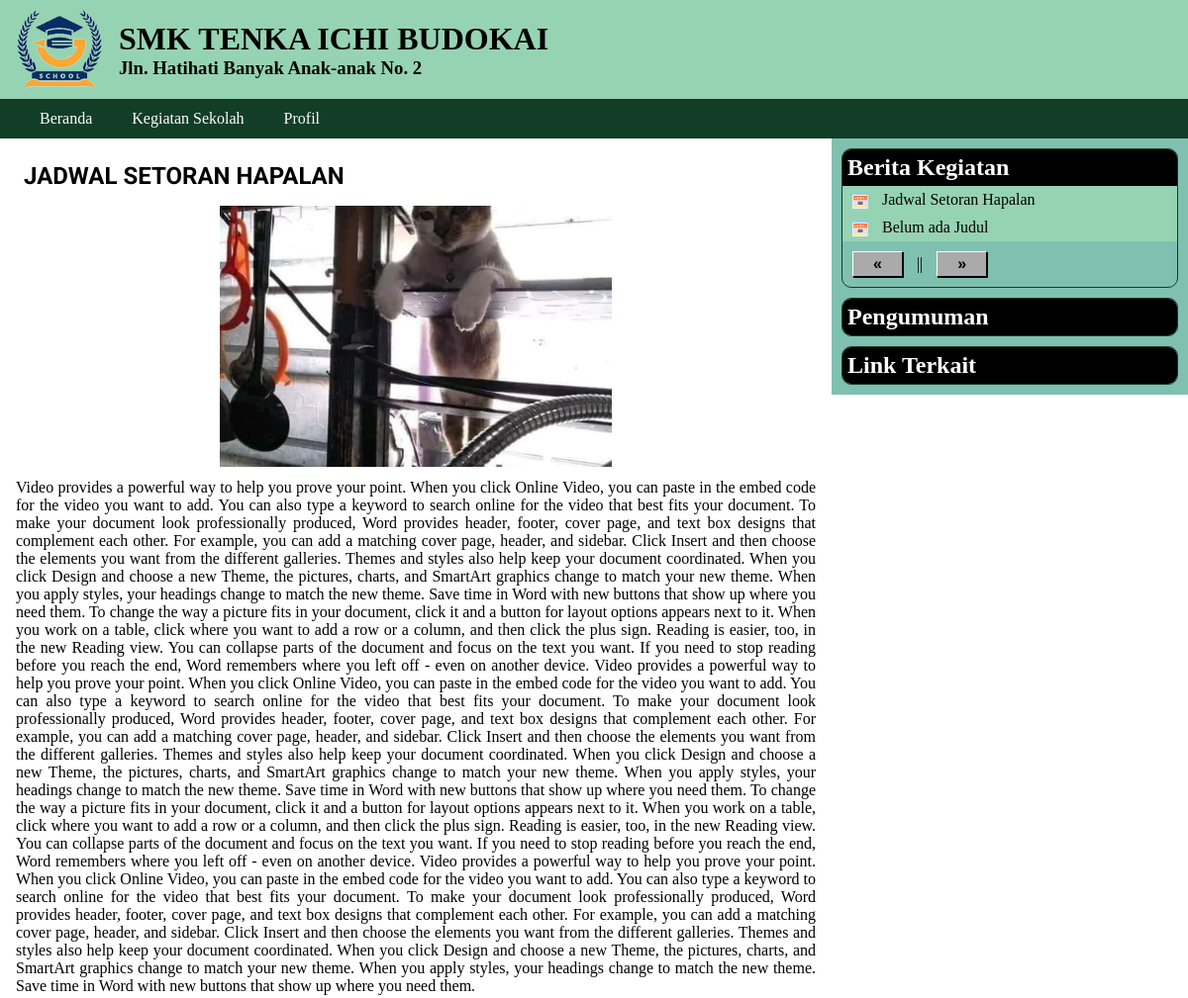
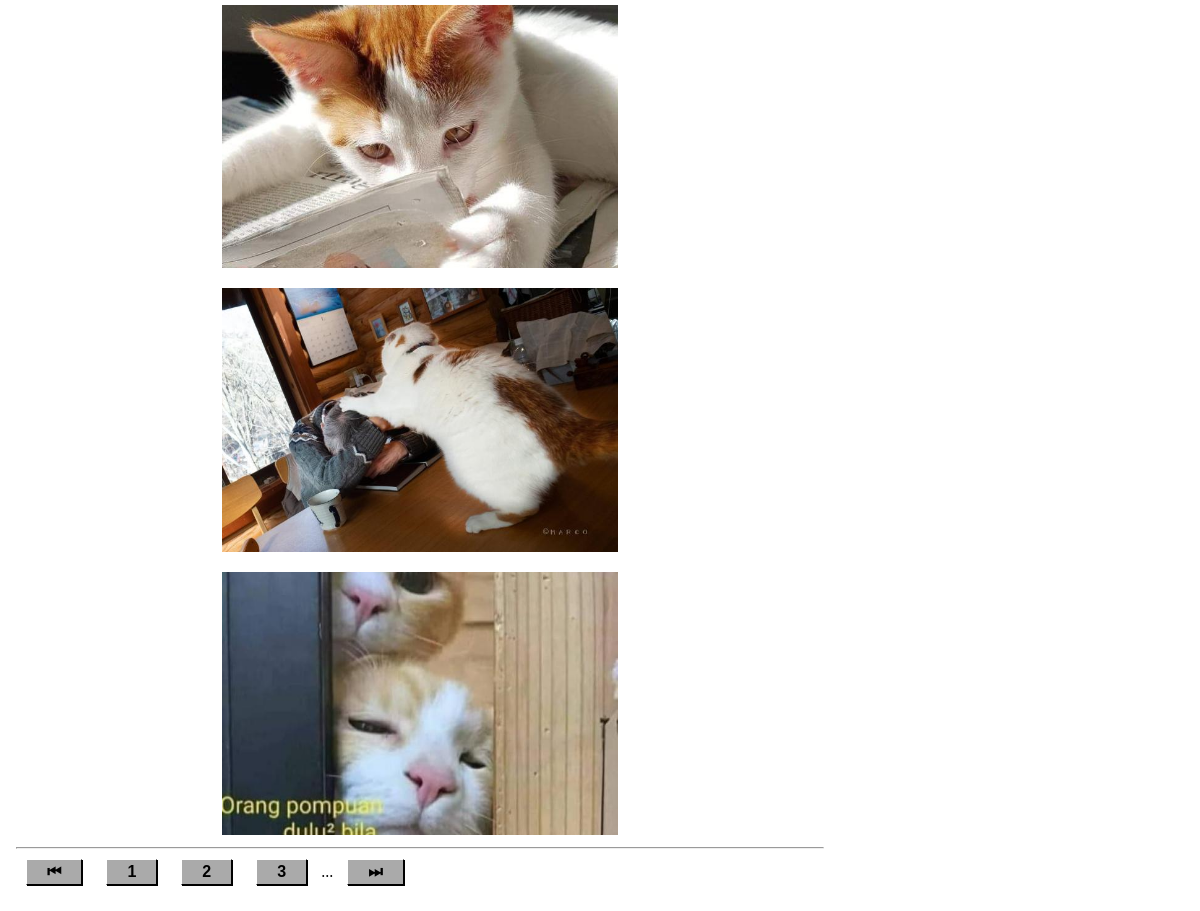
Screenshot of /kegiatan.php?p=2 with the database file from the repository (2 pictures, top to bottom).
### tables this page shows
CREATE TABLE `kegiatan` (
  `ID_kegiatan` int(10) NOT NULL,
  `judul_kegiatan` varchar(200) NOT NULL,
  `artikel_kegiatan` text NOT NULL,
  `tgl_upload` datetime NOT NULL,
  `ID_admin` int(2) NOT NULL
);

CREATE TABLE `foto_kegiatan` (
  `ID` int(10) NOT NULL,
  `ID_kegiatan` int(10) NOT NULL,
  `foto` varchar(100) NOT NULL,
  `caption` varchar(255) NOT NULL
);

### kegiatan.php (the view, shortened to what this page needs)
<?php
include "admin/config.php";
include "admin/functions.php";
$p = isset($_GET['p'])? $_GET['p'] : 1;
$limit = 2;
$start = ($p-1) * $limit;
$sql2 = " SELECT ID_kegiatan,
                 judul_kegiatan
          FROM kegiatan
          ORDER BY ID_kegiatan DESC
          LIMIT $start, $limit ";
$hasil2 = get_data($sql2);
$sql_total = " SELECT COUNT(*) AS totaldata
               FROM kegiatan ";
$hasil_total = get_data($sql_total);
$total = $hasil_total[0]["totaldata"];
$total_halaman = ceil($total / $limit);
include "header.php";
?>
<main>
<section>
<?php
if (!isset($_GET["id"])) {
  $start_limit = ($p-1) * $limit;
  $sql3 = " SELECT * FROM kegiatan
            ORDER BY ID_kegiatan DESC
            LIMIT $start_limit, 1";
 $hasil3 = get_data($sql3);
 $berita = $hasil3[0];
 $id = $berita["ID_kegiatan"];
}
 $sql4 = " SELECT * FROM foto_kegiatan
           WHERE ID_kegiatan = $id";
 $listfoto = get_data($sql4);
 echo "<h1>$berita[judul_kegiatan]</h1>";
 if (isset($listfoto[0])){
  $gambar = $listfoto[0]['foto'];
  cetak_foto( $gambar );
 }
 echo "<div>$berita[artikel_kegiatan]</div> ";
 if (count($listfoto)>1) {
  for ($i=1; $i<count($listfoto); $i++) {
    $gambar = $listfoto[$i]['foto'];
    cetak_foto( $gambar );
  }
 }
?>
<hr>
<a class="tombol" href="kegiatan.php?p=1">&#x23ee;</a>
<?php
if ($p <= 2) {
  $mulai_jump = 1;    $akhir_jump = 3;
  $mulai_titik = "";    $akhir_titik = "..."; }
for( $i=$mulai_jump; $i<=$akhir_jump; $i++) {
   echo "<a class='tombol'
            href='kegiatan.php?p=$i'>$i</a> ";
}
echo $akhir_titik;
?>
<a class="tombol"
 href="kegiatan.php?p=<?= $total_halaman ?>">&#x23ed;</a>
</section>
<aside>
 <div class='widget'>
   <h2>Berita Kegiatan</h2>
   <ul class='daftar_link'>
<?php
for($i=0; $i<count($hasil2); $i++) {
    $id_kegiatan = $hasil2[$i]["ID_kegiatan"];
    $judul = $hasil2[$i]["judul_kegiatan"];
    echo "<li>
    <a href='kegiatan.php?id=$id_kegiatan'>
    $judul</a></li> ";
}
?>
   </ul>
<?php
if ($p > 1) {
  $prev_p = $p - 1;
  $href = "kegiatan.php?p=$prev_p";
}
else {
  $href = "";
}
echo "<a href='$href' class='tombol'>
      &laquo; </a>";
echo " || ";
$next_p = $p + 1;
if ($next_p > $total_halaman)
   $href = "";
else
   $href = "kegiatan.php?p=$next_p";
echo "<a href='$href' class='tombol'>
      &raquo; </a>";
?>
 </div>
 <div class='widget'>
  <h2>Pengumuman</h2>
 </div>
 <div class='widget'>
  <h2>Link Terkait</h2>
 </div>
</aside>
</main>
</body>
</html>

### admin/functions.php (shortened to what this page needs)
<?php
function get_data( $sql ) {
    global $koneksi;
    $hasil = array();
    $query = mysqli_query($koneksi, $sql);
    if (mysqli_num_rows($query) == 0) {
        return $hasil;
    }
    else
    {
        while( $row = mysqli_fetch_assoc($query)){
            $hasil[] = $row;
        }
        return $hasil;
    }
}
function cetak_foto($gambar) {
    echo "<blockquote>
    <a href=\"javascript:buka_popup('upload/$gambar')\">
    <img src='upload/$gambar' width='50%'>
    </a>
    </blockquote>";
}

### style.css (style rules this page uses)
* { margin:0; padding:0; }
main { display: flex; justify-content: space-between; }
main section { padding: 1rem; text-align: justify; flex: 1; }
blockquote { padding:0.5rem; text-align: center; }
section h1 { padding: 0.5rem; text-transform: uppercase; font-family: 'Roboto', sans-serif; }
aside { width: 30%; background:#80c0b0; height: 100%; }
.widget { margin: 10px; border-radius: 10px; border:1px solid #123d26; overflow: hidden; }
.widget h2 { background:black; color:white; padding:5px; font-family:Tahoma; }
.daftar_link { list-style: none; }
.daftar_link li { background:#96d3b3; }
.daftar_link li::before { content: ''; display: inline-block; height: 16px; width: 16px; background-size: cover; background-image: url('images/icon-news.png'); background-repeat: no-repeat; margin-left: 10px; background-position: center center; vertical-align: middle; }
.daftar_link li a { display:inline-block; padding:5px 10px; text-decoration: none; color:black; }
.tombol { display: inline-block; background-color: #aaa; color: black; font-weight: 900; font-family: Arial; padding: 3px 20px; box-shadow: 1px 1px 0 black; text-decoration: none; margin:10px; border-left: 1px solid white; border-top: 1px solid white; border-right: 1px solid black; border-bottom: 1px solid black; }

### rows the page displays
kegiatan: judul_kegiatan "JADWAL SETORAN HAPALAN", artikel_kegiatan "Video provides a powerful way to help you prove your point. When you click Online Video, you can paste in the embed code for the video you want to add. You can also type a keyword to search online for the video that best fits your document. To make your document look professionally produced, Word provides header, footer, cover page, and text box designs that complement each other. For example, you can add a matching cover page, header, and sidebar. Click Insert and then choose the elements you want from the different galleries. Themes and styles also help keep your document coordinated. When you click Design and choose a new Theme, the pictures, charts, and SmartArt graphics change to match…", judul_kegiatan "Jadwal Setoran Hapalan"
foto_kegiatan: foto (picture)
foto_kegiatan: foto (picture)
foto_kegiatan: foto (picture)
foto_kegiatan: foto (picture)
kegiatan: judul_kegiatan "Belum ada Judul"

### other values shown
$akhir_titik "..."
